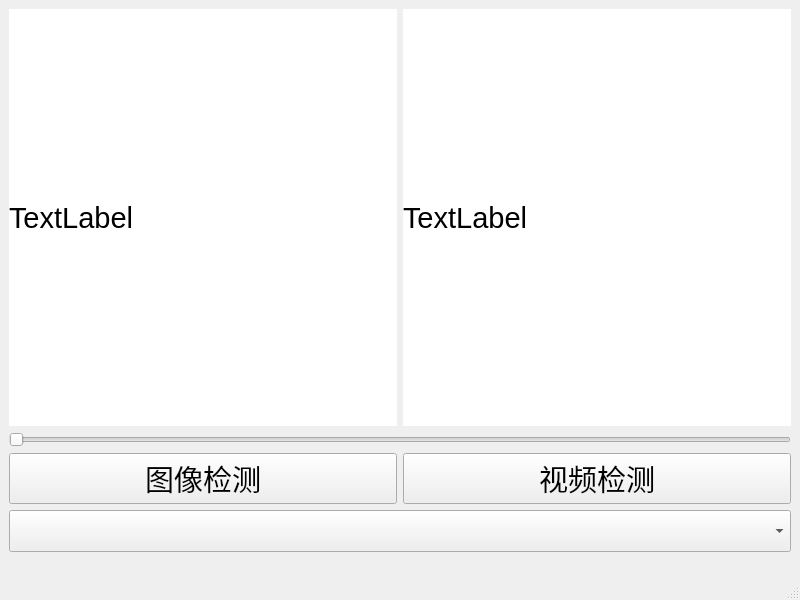
<?xml version="1.0" encoding="UTF-8"?>
<ui version="4.0">
 <class>MainWindow</class>
 <widget class="QMainWindow" name="MainWindow">
  <property name="geometry">
   <rect>
    <x>0</x>
    <y>0</y>
    <width>800</width>
    <height>600</height>
   </rect>
  </property>
  <property name="font">
   <font>
    <pointsize>22</pointsize>
   </font>
  </property>
  <property name="windowTitle">
   <string>MainWindow</string>
  </property>
  <widget class="QWidget" name="centralwidget">
   <layout class="QVBoxLayout" name="verticalLayout_2">
    <item>
     <layout class="QVBoxLayout" name="verticalLayout" stretch="6,0,1,1">
      <item>
       <layout class="QHBoxLayout" name="horizontalLayout">
        <item>
         <widget class="QLabel" name="label_orig">
          <property name="styleSheet">
           <string notr="true">
background-color: rgb(255, 255, 255);</string>
          </property>
          <property name="text">
           <string>TextLabel</string>
          </property>
         </widget>
        </item>
        <item>
         <widget class="QLabel" name="label_det">
          <property name="styleSheet">
           <string notr="true">
background-color: rgb(255, 255, 255);</string>
          </property>
          <property name="text">
           <string>TextLabel</string>
          </property>
         </widget>
        </item>
       </layout>
      </item>
      <item>
       <widget class="QSlider" name="horizontalSlider">
        <property name="orientation">
         <enum>Qt::Orientation::Horizontal</enum>
        </property>
       </widget>
      </item>
      <item>
       <layout class="QHBoxLayout" name="horizontalLayout_2">
        <item>
         <widget class="QPushButton" name="pushButton">
          <property name="text">
           <string>图像检测</string>
          </property>
         </widget>
        </item>
        <item>
         <widget class="QPushButton" name="pushButton_video">
          <property name="text">
           <string>视频检测</string>
          </property>
         </widget>
        </item>
       </layout>
      </item>
      <item>
       <widget class="QComboBox" name="comboBox"/>
      </item>
     </layout>
    </item>
   </layout>
  </widget>
  <widget class="QMenuBar" name="menubar">
   <property name="geometry">
    <rect>
     <x>0</x>
     <y>0</y>
     <width>800</width>
     <height>33</height>
    </rect>
   </property>
  </widget>
  <widget class="QStatusBar" name="statusbar"/>
 </widget>
 <resources/>
 <connections/>
</ui>
